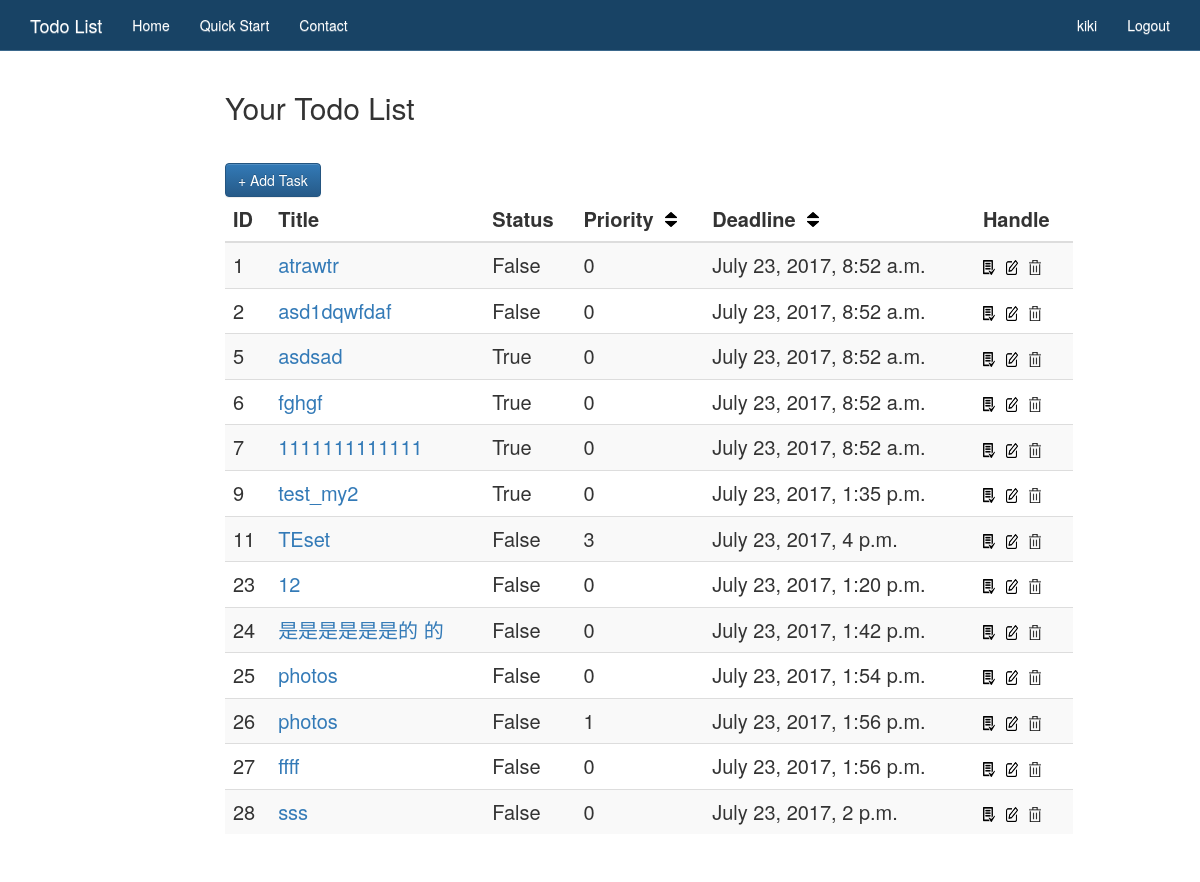
The page /todolist/ (signed in) on the database its author committed.
### todolist/models.py (models this page shows, shortened)
class Task(models.Model):
    user = models.ForeignKey(settings.AUTH_USER_MODEL, default=1)
    title = models.CharField(max_length=120)
    created_at = models.DateTimeField(default=datetime.now, blank=True)
    deadline = models.DateTimeField(default=datetime.now)
    priority = models.IntegerField(default=0)
    text = models.TextField()
    done = models.BooleanField(default=False)

### todolist/views.py (the view, shortened to what this page needs)
# urls.py: url(r'^todolist/$', 'todolist.views.dashboard', name='todolist'),
def dashboard(request):
    global sort_by, INCREASE, DECREASE
    if request.user.is_authenticated():
        KEY = ''
        if KEY != '':
            print sort_by[KEY] + KEY
            tasks = Task.objects.all().filter(user=request.user).order_by("done", sort_by[KEY] + KEY)
        else:
            tasks = Task.objects.all().filter(user=request.user).order_by("created_at","done")
        context = {
            'tasks':tasks,
        }
        return render(request, 'dashboard.html', context)
    else:
        return redirect('/accounts/login')

### templates/dashboard.html (shortened to what this page needs)
    {% extends 'base.html' %}
    {% load staticfiles %}
    {% block dashboard %}
    <div class="container" style='font-size:20px;'>
      <div class="row">
        <div class="col-sm-9 col-sm-offset-2">
          <h2>Your Todo List</h2>
          <br />
          <a href='/todolist/add' class='btn btn-primary'>+ Add Task</a>
          <div class="table-responsive">
            <table class="table table-striped">
              <thead>
                <tr>
                  <th>ID</th>
                  <th>Title</th>
                  <th>Status</th>
                  <th>
                    <form method='POST' action='{% url 'todolist' %}'>
                      Priority&nbsp;
                      <input type='image' src="{% static 'img/sort.png' %}" class='cus-image' />
                    </form>
                  </th>
                  <th>
                    <form method='POST' action='{% url 'todolist' %}'>
                      Deadline&nbsp;
                      <input type='image' src="{% static 'img/sort.png' %}" class='cus-image' />
                    </form>
                  </th>
                  <th>Handle</th>
                </tr>
              </thead>
              <tbody>
                {% for task in tasks %}
                <tr>
                  <td>{{ task.id }}</td>
                  <td><a href='/todolist/details/{{ task.id }}'>{{ task.title }}</a></td>
                  <td>{{ task.done }}</td>
                  <td>{{ task.priority }}</td>
                  <td>{{ task.deadline }}</td>
                  <td>
                    <a href='/todolist/done/{{ task.id }}'><img src="{% static 'img/done.png' %}" class='cus-image' />&nbsp;</a>
                    <a href='/todolist/edition/{{ task.id }}'><img src="{% static 'img/edit.png' %}" class='cus-image' />&nbsp;</a>
                    <a href='/todolist/deletion/{{ task.id }}'><img src="{% static 'img/delet.png' %}" class='cus-image' /></a>
                  </td>
                </tr>
                {% endfor %}
              </tbody>
            </table>
          </div>
        </div>
      </div>
    </div>
    {% endblock %}

### templates/base.html (shortened to what this page needs)
{% load staticfiles %}
<!DOCTYPE html>
<html lang="en">
  <head>
    {% include 'head_css.html' %}
  </head>
  <body>
    {% include 'navbar.html' %}
    {% block dashboard %}
    {% endblock %}
  </body>
</html>

### templates/head_css.html (shortened to what this page needs)
{% load staticfiles %}
    <link href="{% static 'css/navbar-static-top.css' %}" rel="stylesheet">
    <link href="{% static 'css/bootstrap.min.css' %}" rel="stylesheet">
    <link href="{% static 'css/ie10-viewport-bug-workaround.css' %}" rel="stylesheet">
    <link href="{% static 'css/custom.css' %}" rel="stylesheet">
    <link rel="stylesheet" href="https://maxcdn.bootstrapcdn.com/bootstrap/3.3.7/css/bootstrap.min.css">
    <link rel="stylesheet" href="https://maxcdn.bootstrapcdn.com/bootstrap/3.3.7/css/bootstrap-theme.min.css">

### templates/navbar.html (shortened to what this page needs)
<nav class="navbar navbar-static-top">
  <div class="container">
    <div class="navbar-header">
      <a class="navbar-brand" href="{% url 'home' %}">Todo List</a>
    </div>
    <div id="navbar" class="navbar-collapse collapse">
      <ul class="nav navbar-nav">
        <li><a href="{% url 'home' %}">Home</a></li>
        <li><a href="{% url 'todolist' %}">Quick Start</a></li>
        <li><a href="{% url 'contact' %}">Contact</a></li>
      </ul>
      <ul class="nav navbar-nav navbar-right">
        {% if request.user.is_authenticated %}
          <li><a href="/">{{request.user}}</a></li>
          <li><a href="{% url 'auth_logout' %}">Logout</a></li>
        {% endif %}
      </ul>
    </div>
  </div>
</nav>

### templates/javascript.html (shortened to what this page needs)
{% load staticfiles %}

### static_in_pro/our_static/css/navbar-static-top.css (style rules this page uses)
body { min-height: 1000px; }
.navbar-static-top { margin-bottom: 19px; background-color: #184365 !important; border-color: #3b688c !important; }
.navbar-nav>li>a { color: #fff !important; }
.navbar-brand { color: #fff !important; }

### rows shown on the page
Task: id "1", title "atrawtr", done "False", priority "0", deadline "July 23, 2017, 8:52 a.m."
Task: id "2", title "asd1dqwfdaf", done "False", priority "0", deadline "July 23, 2017, 8:52 a.m."
Task: id "5", title "asdsad", done "True", priority "0", deadline "July 23, 2017, 8:52 a.m."
Task: id "6", title "fghgf", done "True", priority "0", deadline "July 23, 2017, 8:52 a.m."
Task: id "7", title "1111111111111", done "True", priority "0", deadline "July 23, 2017, 8:52 a.m."
Task: id "9", title "test_my2", done "True", priority "0", deadline "July 23, 2017, 1:35 p.m."
Task: id "11", title "TEset", done "False", priority "3", deadline "July 23, 2017, 4 p.m."
Task: id "23", title "12", done "False", priority "0", deadline "July 23, 2017, 1:20 p.m."
Task: id "24", title "是是是是是是的 的", done "False", priority "0", deadline "July 23, 2017, 1:42 p.m."
Task: id "25", title "photos", done "False", priority "0", deadline "July 23, 2017, 1:54 p.m."
Task: id "26", title "photos", done "False", priority "1", deadline "July 23, 2017, 1:56 p.m."
Task: id "27", title "ffff", done "False", priority "0", deadline "July 23, 2017, 1:56 p.m."
Task: id "28", title "sss", done "False", priority "0", deadline "July 23, 2017, 2 p.m."

### other values the page prints
{{ request.user }} "kiki"
